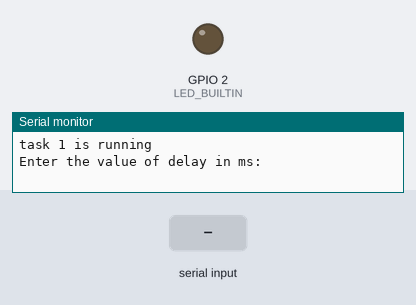
This sketch was run on a simulated ESP32. Parts: output pins drawn as LEDs (lit = HIGH), the last lines printed to the serial monitor. Dashed ring = blinking. The inputs (shaded band) are chosen by the test bench.

Above: at 1.2 s.
1.3 s: "90,45\n" received over Serial
At 1.52 s:
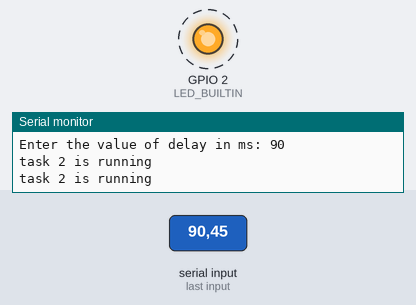
Timing chart, 0 to 10.3 s (numbered marks = the images above; inputs shaded):
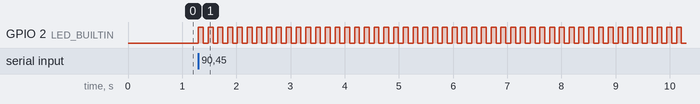

The sketch:

p3_4.ino
```cpp
TaskHandle_t Task1;
TaskHandle_t Task2;

static int delay_ms = 0;
void TaskTwo(void * pvParamters){
  while(1){

      Serial.println("task 2 is running");
      digitalWrite(LED_BUILTIN , HIGH);
      vTaskDelay(pdMS_TO_TICKS(delay_ms));
      digitalWrite(LED_BUILTIN , LOW);
      vTaskDelay(pdMS_TO_TICKS(delay_ms));
  }
}
void TaskOne(void * pvParameters){


    Serial.println("task 1 is running\n");
    Serial.print("Enter the value of delay in ms: ");
    while (!Serial.available());
    delay_ms = Serial.parseInt();
    Serial.println(delay_ms);

    xTaskCreate(TaskTwo , "LED_BUILTIN blink with given delay" , 1024 , NULL , 1 , &Task2);
    vTaskDelete(Task1);

}

void setup() {

  Serial.begin(115200);
  pinMode(LED_BUILTIN , OUTPUT);

  xTaskCreate(TaskOne , "Getting user input for delay" , 1024 , NULL , 2 , &Task1);


}

void loop() {

}
```

Measured:
- after the input at 1.3 s, GPIO 2 (LED_BUILTIN): alternates HIGH for 0.09 s and LOW for 0.09 s, starting at once
